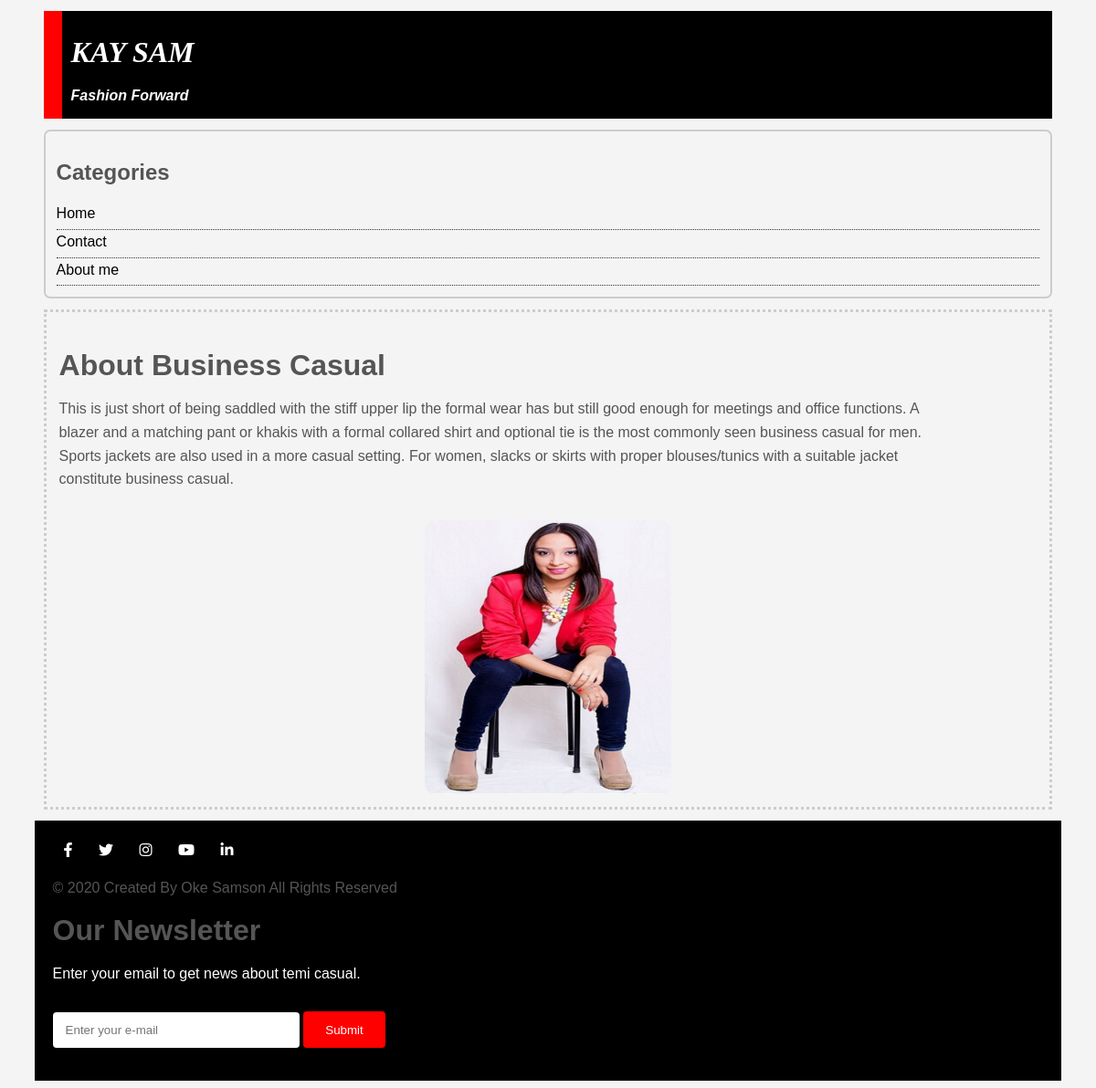
Page /2/ on the committed database.
### temi/models.py (models this page shows, shortened)
class Information(models.Model):
    name = models.ForeignKey(Name, on_delete=models.CASCADE)
    message = models.TextField()

class Name(models.Model):
    title = models.CharField(max_length=90)
    image = models.ImageField()
    @property
    def imageURL(self):
        try:
            url = self.image.url
        except:
            url = ''
        return url

### temi/views.py (the view)
# urls.py: path('<int:new_id>/', info),
def info(request, new_id):
    name = Name.objects.get(id= new_id)
    information = Information.objects.filter(name=name)
    context = {
        'information': information
    }
    return render(request, 'temi/info.html', context)

### temi/templates/temi/info.html (shortened to what this page needs)
<html>
    <head>
    <link rel="stylesheet" type="text/css" href="https://cdnjs.cloudflare.com/ajax/libs/font-awesome/5.13.1/css/all.min.css">
</head>
   <body>
        <div class="container">
            <div class="box-1">
               <a href="/"><h1> KAY SAM </h1></a>
                <b><i>Fashion Forward</i></b>
            </div>
            <div class="categories">
                <h2>Categories</h2>
                    <ul>
                        <li><a href="/">Home</a></li>
                        <li><a href="">Contact</a></li>
                        <li><a href="">About me</a></li>
                    </ul>
            </div>
           <div class="box-2">
					<div class="float1">
                        {% for info in information %}
						<h1>About {{info.name.title}}</h1>
						<p>{{ info.message }}. <br>
                        </p>
                        {% endfor %}
					</div>
					<div class="float2">
                        {% for info in information %}
                        <img src="{{info.name.imageURL}}" class="imgg22">
                        {% endfor %}
					</div>
            </div>
			<footer>
                    <div class="footer-con">
                            <div class="media">
                                <div class="social-media">
                                    <div class="social">
                                <a href="#"><i class="fab fa-facebook-f"></i></a>
                                <a href="#"><i class="fab fa-twitter"></i></a>
                                <a href="#"><i class="fab fa-instagram"></i></a>
                                <a href="#"><i class="fab fa-youtube"></i></a>
                                <a href="#"><i class="fab fa-linkedin-in"></i></a>
                                <p class="right-text">&copy; 2020 Created By Oke Samson All Rights Reserved</p>
                                    </div>
                            </div>
                            </div>
                            <div class="new">
                                    <div class="new2">
                                    <h1>Our Newsletter</h1>
                                    </div>
                                        <p style="color: #fff;">Enter your email to get news about temi casual.</p>
                                        <form class="newsletter-form">
                                            <input type="email" name="" class="txtb" placeholder="Enter your e-mail">
                                            <button type="submit" name="" class="btn">Submit</button>
                                        </form>
                            </div>
                    </div>
                </footer>
</div>
</body>
</html>

### temi/templates/temi/info.html (style rules this page uses)
body { background-color: #f4f4f4; color: #555555; font-family: Arial, helvertical, sans-serif; line-height: 1.6em; }
.container { width: 95%; margin: auto; }
.box-1 { background-color:black; color:#fff; margin: 12px 10px 12px 10px; padding: 12px 10px 12px 10px; border-left: 20px solid red; }
.box-1 h1 { font-family: Tahoma; font-style: Italic; font-weight: 500px; }
.box-2 { border: 3px dotted #ccc; padding: 14px 14px 14px 14px; margin: 12px 10px 12px 10px; }
.categories { border: 2px solid #ccc; border-radius: 7px; margin: 12px 10px 12px 10px; padding: 12px; }
.categories ul { list-style: none; padding: 0px; margin: 0px; }
.categories li { padding-bottom: 4px; border-bottom: dotted 1px #333; }
a { text-decoration: none; color: black; }
.float2 img { width: 350px; border-radius: 12px; }
.float1 { float: right; max-width: 600px; margin-top: 3%; margin-right: 9%; }
.float2 { padding-top: 1.5%; margin-left: 3%; margin-top: 2%; flex-wrap:wrap }
footer { background-color: black; }
.footer-con { padding-left: 20px; padding-top: 20px; padding-bottom: 20px; padding-right: 20px; }
.newsletter-form input { width: 270px; padding: 12px 10px 12px 14px; border-radius: 4px; border: none; }
.newsletter-form button { width: 90; background-color: red; color: white; height: 40px; border-radius: 4px; border: none; }
.box-1 a { color: white; }
footer a { color: white; padding: 12px;; }
@media only screen and (max-width:1231px) { .float1 { float: none; max-width: 100%;; } }
@media only screen and (max-width:1231px) { .float2 { margin: auto; width: 100%; display: flex; justify-content: center; } }
@media only screen and (max-width:1231px) { .float2 img { width: 270px; height: 300px; text-align: center; } }
@media only screen and (max-width:1231px) { .newsletter-form button { margin-top: 12px; } }
@media only screen and (max-width:1231px) { .box-2 { border: 3px dotted #ccc; } }

### rows in the picture
Information: name "Business Casual", message "This is just short of being saddled with the stiff upper lip the formal wear has but still good enough for meetings and office functions. A blazer and a matching pant or khakis with a formal collared shirt and optional tie is the most commonly seen business casual for men. Sports jackets are also used in a more casual setting. For women, slacks or skirts with proper blouses/tunics with a suitable jacket constitute business casual", name.imageURL (picture)
